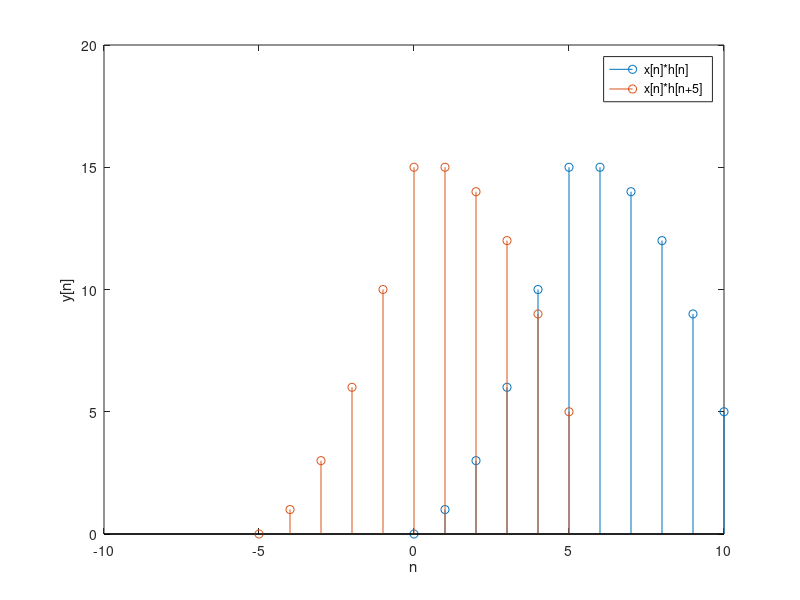

Source code (MATLAB):
%2.1c
h=[0 1 2 3 4 5];
x=[1 1 1 1 1 1];
y=conv(x,h);
ny=0:10;

%2.1d
h2=[0 1 2 3 4 5 0 0 0 0 0];
x2=[0 0 0 0 0 x];
y2=conv(x2,h2);
ny2=-5:5;

stem(ny,y);
hold on
y2=y2(1,6:16);
stem(ny2,y2);
hold off
xlabel("n");
ylabel("y[n]");
legend('x[n]*h[n]','x[n]*h[n+5]');